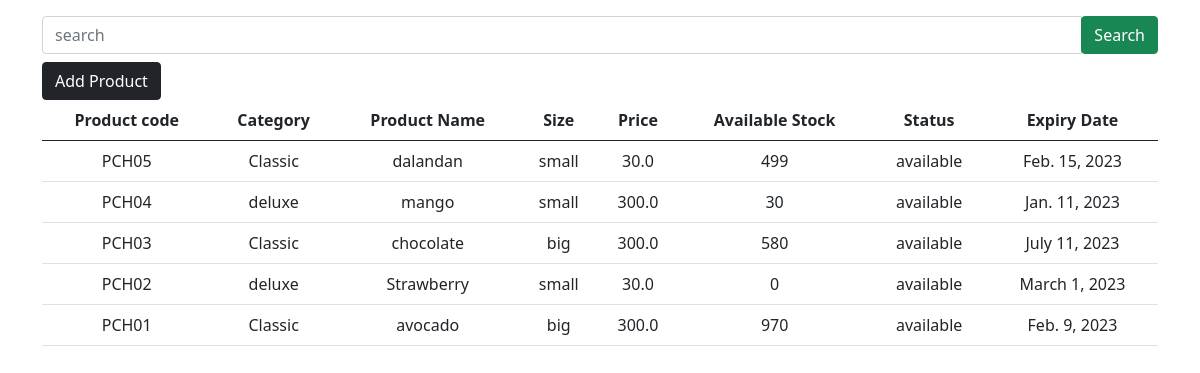
The app's page /user-site/product/ with its own data.
### admin_site/models.py (models this page shows)
class Product(models.Model):
    STATUS = (("available","available"),("n/a","n/a"))
    product_code =  models.CharField(unique=True, max_length=200, verbose_name='Product Code')
    product_category =  models.CharField(max_length=200, verbose_name='Category')
    product_name=  models.CharField(max_length=200, verbose_name='Product Name')
    product_size =  models.CharField(max_length=200, verbose_name='Size')
    product_price =  models.FloatField( null=True, verbose_name='Price')
    product_stock =  models.CharField(max_length=200, verbose_name='Available Stock')
    product_status =  models.CharField(max_length=200, choices=STATUS, verbose_name='Status')
    product_expiry =  models.DateField( null=True, default=None, verbose_name='Expiry Date')

### admin_site/views.py (the view)
# urls.py: path('product/', views.list_products, name='list_product'),
def list_products(request):
    list_products = Product.objects.order_by('-id')
    context = {'list_products':list_products}
    return render(request, 'admin_site/products/product.html', context)

### templates/admin_site/products/product.html (shortened to what this page needs)
{% extends 'admin_site/base.html' %}
{% block content %}
<form action="{% url 'admin_site:search_product' %}" method="get" class="my-2">
    <div class="input-group">
        <input type="text" class="form-control" name="search" placeholder="search" required>
        <div class="input-group-append">
            <button class="btn btn-success">Search</button>
        </div>
    </div>
</form>
<a href="{% url 'admin_site:add_product' %}" class="btn btn-dark">Add Product</a>
<table class="table table-hover text-center">
    <thead>
    <tr>
        <th>Product code </th>
        <th>Category</th>
        <th>Product Name</th>
        <th>Size</th>
        <th>Price</th>
        <th>Available Stock</th>
        <th>Status</th>
        <th>Expiry Date</th>
    </tr>
    </thead>
    {% if list_products %}
    <tbody>
        {% for list in list_products %}
    <tr>
        <td>{{ list.product_code }}</td>
        <td>{{ list.product_category }}</td>
        <td>{{ list.product_name }}</td>
        <td>{{ list.product_size }}</td>
        <td>{{ list.product_price }}</td>
        <td>{{ list.product_stock }}</td>
        <td>{{ list.product_status }}</td>
        <td>{{ list.product_expiry }}</td>
    </tr>
        {% endfor %}
    </tbody>
    {% endif %}
</table>
{% endblock content %}

### records on screen
Product: product_code "PCH05", product_category "Classic", product_name "dalandan", product_size "small", product_price "30.0", product_stock "499", product_status "available", product_expiry "Feb. 15, 2023"
Product: product_code "PCH04", product_category "deluxe", product_name "mango", product_size "small", product_price "300.0", product_stock "30", product_status "available", product_expiry "Jan. 11, 2023"
Product: product_code "PCH03", product_category "Classic", product_name "chocolate", product_size "big", product_price "300.0", product_stock "580", product_status "available", product_expiry "July 11, 2023"
Product: product_code "PCH02", product_category "deluxe", product_name "Strawberry", product_size "small", product_price "30.0", product_stock "0", product_status "available", product_expiry "March 1, 2023"
Product: product_code "PCH01", product_category "Classic", product_name "avocado", product_size "big", product_price "300.0", product_stock "970", product_status "available", product_expiry "Feb. 9, 2023"
